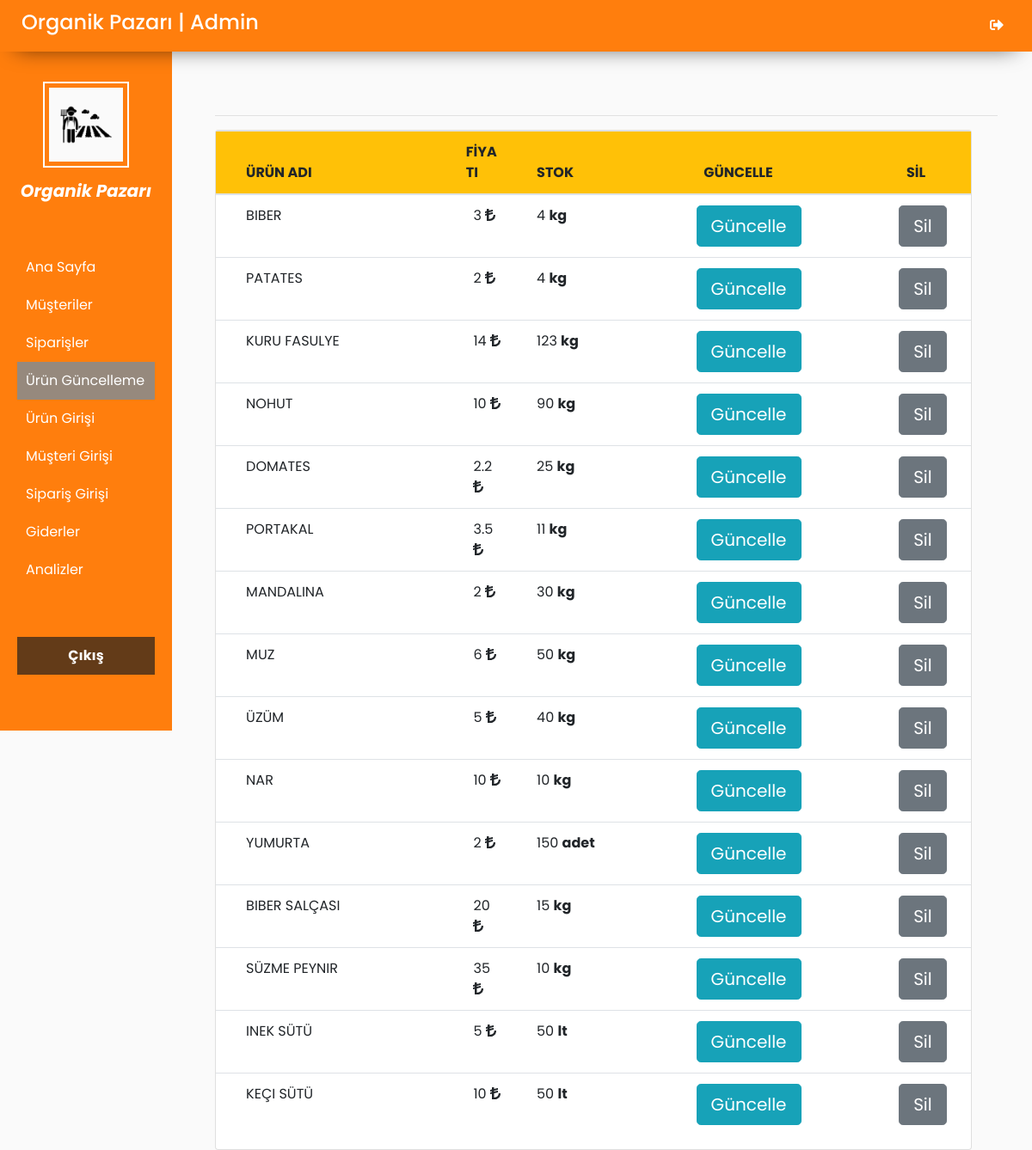
Screenshot of /urun_guncel (signed in) with the database file from the repository.
### tables this page shows
CREATE TABLE `urun_kayit` (
  `urun_id` int(11) NOT NULL,
  `urun_ad` varchar(255) DEFAULT NULL,
  `kategori_id` int(11) DEFAULT NULL,
  `fiyat` float DEFAULT NULL,
  `birim` varchar(255) DEFAULT NULL,
  `stok` int(11) DEFAULT NULL
);

### index.php (called while the page is built, shortened)
<?php
require controller(route(0));

### app/helper/template.php (called while the page is built, shortened)
<?php
function site_url($url = false)
{
    return URL . '/' . $url;
}

### app/controller/urun_guncel.php (the view, shortened to what this page needs)
         <div id="content">
            <br/>
            <BR>
                <hr >
            <div class="row">
                <div class="col col-sm-12 col-md-6 " >
                    <div class="card text-left" style="width: 200%;">
                        <?php
                            $sorgu = $db->query("SELECT * FROM urun_kayit ")->fetchAll(PDO::FETCH_ASSOC);
                            echo "<table class='table' >";
                            echo "<thead class='bg-warning'>";
                            echo "<tr >";
                            echo "<th scope='col' style='padding-left:4%;'>ÜRÜN ADI</th>";
                            echo "<th scope='col' style='padding-left:7%;'>FİYATI</th>";
                            echo "<th scope='col' style='padding-left:3%;'>STOK</th>";
                            echo "<th scope='col'style='padding-left:8%;'>GÜNCELLE</th>";
                            echo "<th scope='col' style='padding-left:6%;'>SİL</th>";
                            echo "</tr>";
                            echo "</thead>";
                            echo "<tbody>";
                            echo "<tr>";
                            foreach ($sorgu as $key => $row) {
                                echo "<td style='text-transform: uppercase;padding-left:4%;'>".$row["urun_ad"]."</td>";
                                echo "<td style='padding-left:8%;' >".$row["fiyat"]." <i class='fas fa-lira-sign'></i></td>";
                                echo "<td style='padding-left:3%;'>".$row["stok"]." <b>".$row["birim"]."</b> </td>";
                                echo '<td style="padding-left:7%;"><a href="' . site_url("urun_guncelle"). "/" .$row["urun_id"]  .'" onclick="return uyari2();"><button type="button" class="btn btn-info btn-lg">Güncelle</button></a></td>';
                                echo '<td style="padding-left:5%;"><a href="' . site_url("urun_sil"). "/" .$row["urun_id"]  .'"onclick="return uyari();"><button type="button" class="btn btn-secondary btn-lg">Sil</button></a></td>';
                                echo "</tr>";
                            }
                            echo "</table>";
                                                ?>
                    </div>
                </div>
        </div>
</div>
</body>
</html>

### public/styles/admin-panel.css (style rules this page uses)
body { font-family: 'Poppins', sans-serif; background: #fafafa; }
a, a:hover, a:focus { color: inherit; text-decoration: none; transition: all 0.3s; }
#content { width: calc(100% - 250px); padding-top: 40px; padding-right: 40px; min-height: 100vh; transition: all 0.3s; position: absolute; margin-top: 30px; right: 0; }

### rows the page displays
urun_kayit: urun_ad "BIBER", fiyat "3", stok "4", birim "kg"
urun_kayit: urun_ad "PATATES", fiyat "2", stok "4", birim "kg"
urun_kayit: urun_ad "KURU FASULYE", fiyat "14", stok "123", birim "kg"
urun_kayit: urun_ad "NOHUT", fiyat "10", stok "90", birim "kg"
urun_kayit: urun_ad "DOMATES", fiyat "2.2", stok "25", birim "kg"
urun_kayit: urun_ad "PORTAKAL", fiyat "3.5", stok "11", birim "kg"
urun_kayit: urun_ad "MANDALINA", fiyat "2", stok "30", birim "kg"
urun_kayit: urun_ad "MUZ", fiyat "6", stok "50", birim "kg"
urun_kayit: urun_ad "ÜZÜM", fiyat "5", stok "40", birim "kg"
urun_kayit: urun_ad "NAR", fiyat "10", stok "10", birim "kg"
urun_kayit: urun_ad "YUMURTA", fiyat "2", stok "150", birim "adet"
urun_kayit: urun_ad "BIBER SALÇASI", fiyat "20", stok "15", birim "kg"
urun_kayit: urun_ad "SÜZME PEYNIR", fiyat "35", stok "10", birim "kg"
urun_kayit: urun_ad "INEK SÜTÜ", fiyat "5", stok "50", birim "lt"
urun_kayit: urun_ad "KEÇI SÜTÜ", fiyat "10", stok "50", birim "lt"
